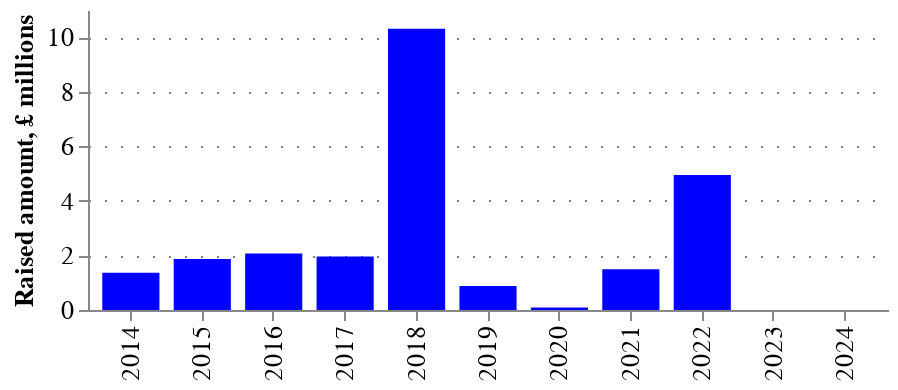

Notebook source saved alongside this figure:
### Code cell
fig = charts.ts_bar(
    ts_df,
    variable='raised_amount_gbp_total',
    variable_title="Raised amount, £ millions",
    category_column="_category",
)
charts.configure_plots(fig, chart_title="")

### Figure 1 — Vega-Lite specification as saved in the notebook (floating-point values rounded to 4 significant figures)
{"config": {"title": {"font": "Averta", "anchor": "start"}, "subtitle": {"font": "Averta"}, "axis": {"labelFont": "Averta", "titleFont": "Averta", "gridColor": "grey", "gridDash": [1, 7], "labelFontSize": 13, "titleFontSize": 13}, "header": {"labelFont": "Averta", "titleFont": "Averta"}, "legend": {"labelFont": "Averta", "titleFont": "Averta", "labelFontSize": 13, "titleFontSize": 13}, "range": {"category": ["#0000FF", "#FDB633", "#18A48C", "#9A1BBE", "#EB003B", "#FF6E47", "#646363", "#0F294A", "#97D9E3", "#A59BEE", "#F6A4B7", "#D2C9C0", "#FFFFFF", "#000000"], "ordinal": {"scheme": ["#0000FF", "#FDB633", "#18A48C", "#9A1BBE", "#EB003B", "#FF6E47", "#646363", "#0F294A", "#97D9E3", "#A59BEE", "#F6A4B7", "#D2C9C0", "#FFFFFF", "#000000"]}}, "view": {"strokeWidth": 0}}, "data": {"name": "data-c3356bdcfe0aa4f184fce0f25d4fff04"}, "mark": {"type": "bar", "fillOpacity": 1, "filled": true, "strokeOpacity": 1, "strokeWidth": 1.5}, "encoding": {"color": {"field": "_category", "legend": null, "type": "nominal"}, "tooltip": [{"field": "_category", "title": "", "type": "nominal"}, {"field": "year", "title": "", "type": "ordinal"}, {"field": "raised_amount_gbp_total", "format": ",.3f", "title": "Raised amount, £ millions", "type": "quantitative"}], "x": {"field": "year", "title": "", "type": "ordinal"}, "xOffset": {"field": "_category", "type": "nominal"}, "y": {"field": "raised_amount_gbp_total", "title": "Raised amount, £ millions", "type": "quantitative"}}, "height": 150, "title": {"anchor": "start", "text": "", "fontSize": 16, "subtitle": "", "subtitleFont": "Averta", "subtitleFontSize": 13}, "width": 400, "$schema": "https://vega.github.io/schema/vega-lite/v5.20.1.json", "datasets": {"data-c3356bdcfe0aa4f184fce0f25d4fff04": [{"time_period": "2014-01-01T00:00:00", "year": 2014, "n_rounds": 5, "raised_amount_usd_total": 2.25, "raised_amount_gbp_total": 1.368, "n_orgs_founded": 7, "_category": "category"}, {"time_period": "2015-01-01T00:00:00", "year": 2015, "n_rounds": 3, "raised_amount_usd_total": 2.855, "raised_amount_gbp_total": 1.867, "n_orgs_founded": 7, "_category": "category"}, {"time_period": "2016-01-01T00:00:00", "year": 2016, "n_rounds": 1, "raised_amount_usd_total": 3.0, "raised_amount_gbp_total": 2.068, "n_orgs_founded": 4, "_category": "category"}, {"time_period": "2017-01-01T00:00:00", "year": 2017, "n_rounds": 4, "raised_amount_usd_total": 2.44, "raised_amount_gbp_total": 1.964, "n_orgs_founded": 4, "_category": "category"}, {"time_period": "2018-01-01T00:00:00", "year": 2018, "n_rounds": 3, "raised_amount_usd_total": 13.72, "raised_amount_gbp_total": 10.31, "n_orgs_founded": 4, "_category": "category"}, {"time_period": "2019-01-01T00:00:00", "year": 2019, "n_rounds": 1, "raised_amount_usd_total": 1.146, "raised_amount_gbp_total": 0.8789, "n_orgs_founded": 3, "_category": "category"}, {"time_period": "2020-01-01T00:00:00", "year": 2020, "n_rounds": 1, "raised_amount_usd_total": 0.12, "raised_amount_gbp_total": 0.0921, "n_orgs_founded": 4, "_category": "category"}, {"time_period": "2021-01-01T00:00:00", "year": 2021, "n_rounds": 1, "raised_amount_usd_total": 2.0, "raised_amount_gbp_total": 1.493, "n_orgs_founded": 3, "_category": "category"}, {"time_period": "2022-01-01T00:00:00", "year": 2022, "n_rounds": 3, "raised_amount_usd_total": 6.0, "raised_amount_gbp_total": 4.949, "n_orgs_founded": 2, "_category": "category"}, {"time_period": "2023-01-01T00:00:00", "year": 2023, "n_rounds": 1, "raised_amount_usd_total": 0.0, "raised_amount_gbp_total": 0.0, "n_orgs_founded": 1, "_category": "category"}, {"time_period": "2024-01-01T00:00:00", "year": 2024, "n_rounds": 0, "raised_amount_usd_total": 0.0, "raised_amount_gbp_total": 0.0, "n_orgs_founded": 0, "_category": "category"}]}}
